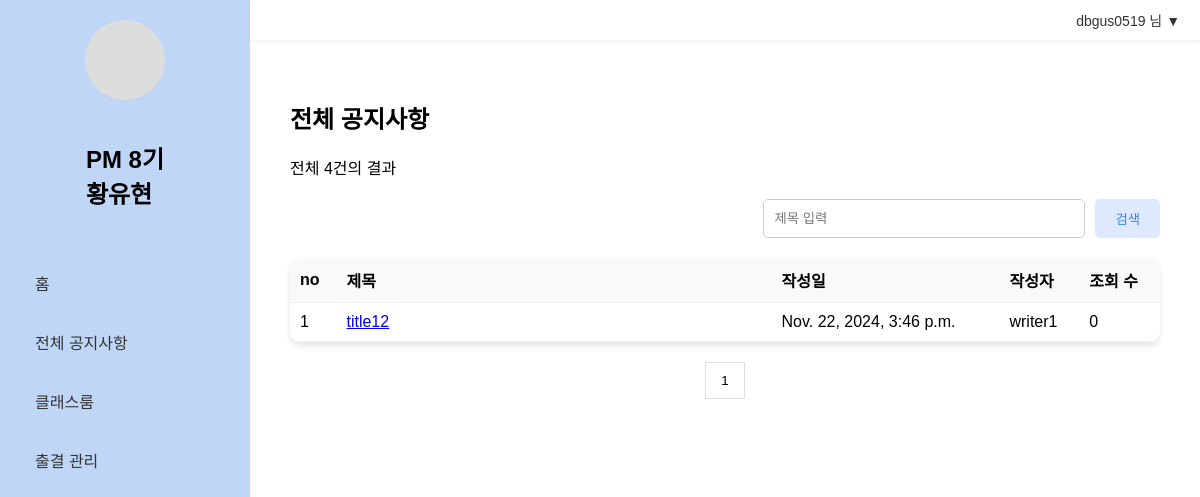
The page /notices/ on the database as committed earlier.
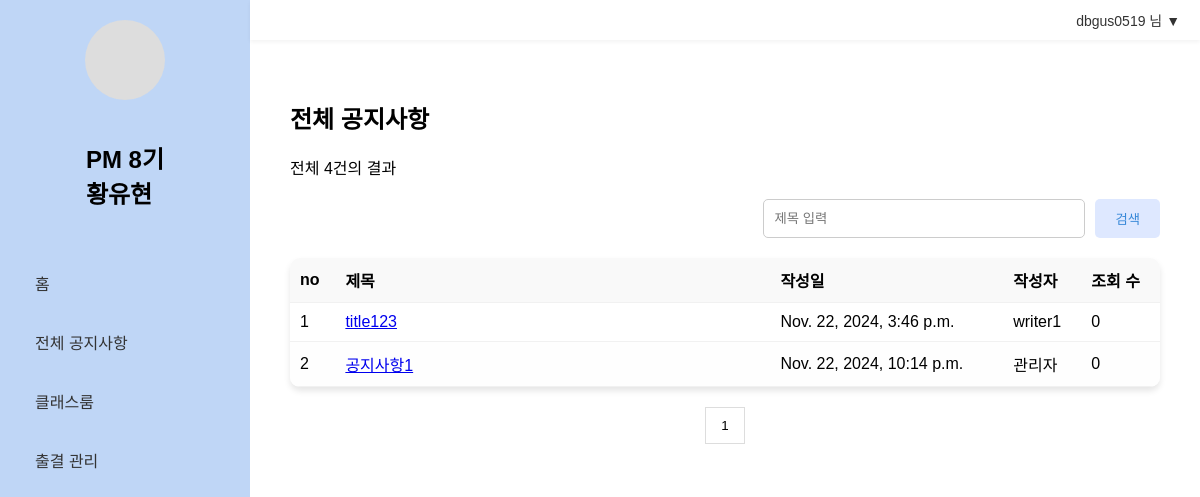
The same page on the database as committed later.
### managementapp/models.py (models this page shows)
class Documents(models.Model):
    title = models.TextField(max_length=300)
    writer = models.CharField(max_length=200)
    content = models.TextField()
    rdate = models.DateTimeField()
    udate = models.DateTimeField()
    view_count = models.IntegerField()

### managementapp/views.py (the view)
# urls.py: path('notices/',views.notices, name='notices'),
def notices(request):
    template = loader.get_template('notices.html')
    documents = Documents.objects.all()
    context = {
        'documents':documents
    }
    return HttpResponse(template.render(context,request))

### managementapp/templates/notices.html (shortened to what this page needs)
{% extends 'base.html' %}
{% block content %}
<div class="content">
  <h2>전체 공지사항</h2>
  <p>전체 4건의 결과</p>
  <div class="search-bar">
    <input type="text" placeholder="제목 입력">
    <button type="button">검색</button>
  </div>
  <div class="notice-table">
    <table>
      <thead>
        <tr>
          <th>no</th>
          <th class="title-column">제목</th>
          <th>작성일</th>
          <th>작성자</th>
          <th>조회 수</th>
        </tr>
      </thead>
      <tbody>
        {%for document in documents%}
        <tr>
          <td>{{document.id}}</td>
          <td><a href="content/{{document.id}}">{{document.title}}</a></td>
          <td>{{document.rdate}}</td>
          <td>{{document.writer}}</td>
          <td>{{document.view_count}}</td>
        </tr>
        {% endfor %}
      </tbody>
    </table>
  </div>
  <div class="pagination">
    <button type="button">1</button>
  </div>
</div>
{% endblock %}

### managementapp/templates/base.html (shortened to what this page needs)
<!DOCTYPE html>
<html lang="ko">
<head>
  {% load static %}
  <link rel="stylesheet" href="{% static 'css/basestyles.css' %}">
</head>
<body>
  <div class="container">
    <div class="sidebar">
      <div class="profile"></div>
      <h2>PM 8기<br>황유현</h2>
      <ul class="menu">
        <li><a href="../home">홈</a></li>
        <li><a href="../notices">전체 공지사항</a></li>
        <li><a href="../classroom">클래스룸</a></li>
        <li><a href="../attendance">출결 관리</a></li>
      </ul>
    </div>
    <div class="header">
      <div class="account" onclick="toggleDropdown()">
        dbgus0519 님 ▼
      </div>
    </div>
    <div class="main-content">
      {% block content %}{% endblock %}
    </div>
  </div>
</body>
</html>

### managementapp/static/css/basestyles.css (style rules this page uses)
body { margin: 0; font-family: Arial, sans-serif; }
.container { display: flex; flex-direction: column; height: 100vh; width: 100%; position: relative; box-shadow: none; }
.sidebar { background-color: #bfd6f6; width: 250px; height: 100vh; position: fixed; top: 0; left: 0; display: flex; flex-direction: column; align-items: center; padding: 20px; box-sizing: border-box; z-index: 1; }
.profile { width: 80px; height: 80px; background-color: #ddd; border-radius: 50%; margin-bottom: 20px; }
.menu { list-style: none; padding: 0; width: 100%; }
.menu li { margin: 15px 0; }
.menu a { text-decoration: none; color: #333; display: block; padding: 10px 15px; border-radius: 5px; }
.header { background-color: #fff; padding: 10px 20px; display: flex; justify-content: flex-end; align-items: center; position: relative; box-shadow:0 2px 4px rgba(0, 0, 0, 0.05); z-index: 2; margin-left: 250px; }
.header .account { cursor: pointer; font-size: 14px; color: #333; display: flex; align-items: center; }
.main-content { display: flex; flex-direction: column; flex: 1; margin-left: 250px; padding: 20px; }

### managementapp/templates/notices.html (style rules this page uses)
.content { padding: 20px; }
.search-bar { margin: 20px 0; display: flex; justify-content: flex-end; gap: 10px; }
.search-bar input { padding: 10px; width: 300px; border: 1px solid #ccc; border-radius: 5px; }
.search-bar button { padding: 10px 20px; background-color: #DEE8FF; color: #3788D8; border: none; border-radius: 5px; cursor: pointer; }
.notice-table { margin-top: 20px; border-radius: 10px; overflow: hidden; box-shadow: 0 4px 6px rgba(0, 0, 0, 0.1); }
table { width: 100%; border-collapse: collapse; }
th, td { text-align: left; padding: 10px; border-bottom: 1px solid #f1f1f1; }
th { background-color: #f9f9f9; }
tbody tr:nth-child(even) { background-color: #fefefe; }
.title-column { width: 50%; }
.pagination { margin: 20px 0; display: flex; justify-content: center; }
.pagination button { padding: 10px 15px; border: 1px solid #ddd; background-color: white; cursor: pointer; }

Rows that differ between the two databases and show on the page:
changed Documents "writer1": title "title12" → "title123"
added Documents: id "2", title "공지사항1", rdate "Nov. 22, 2024, 10:14 p.m.", writer "관리자", view_count "0"
